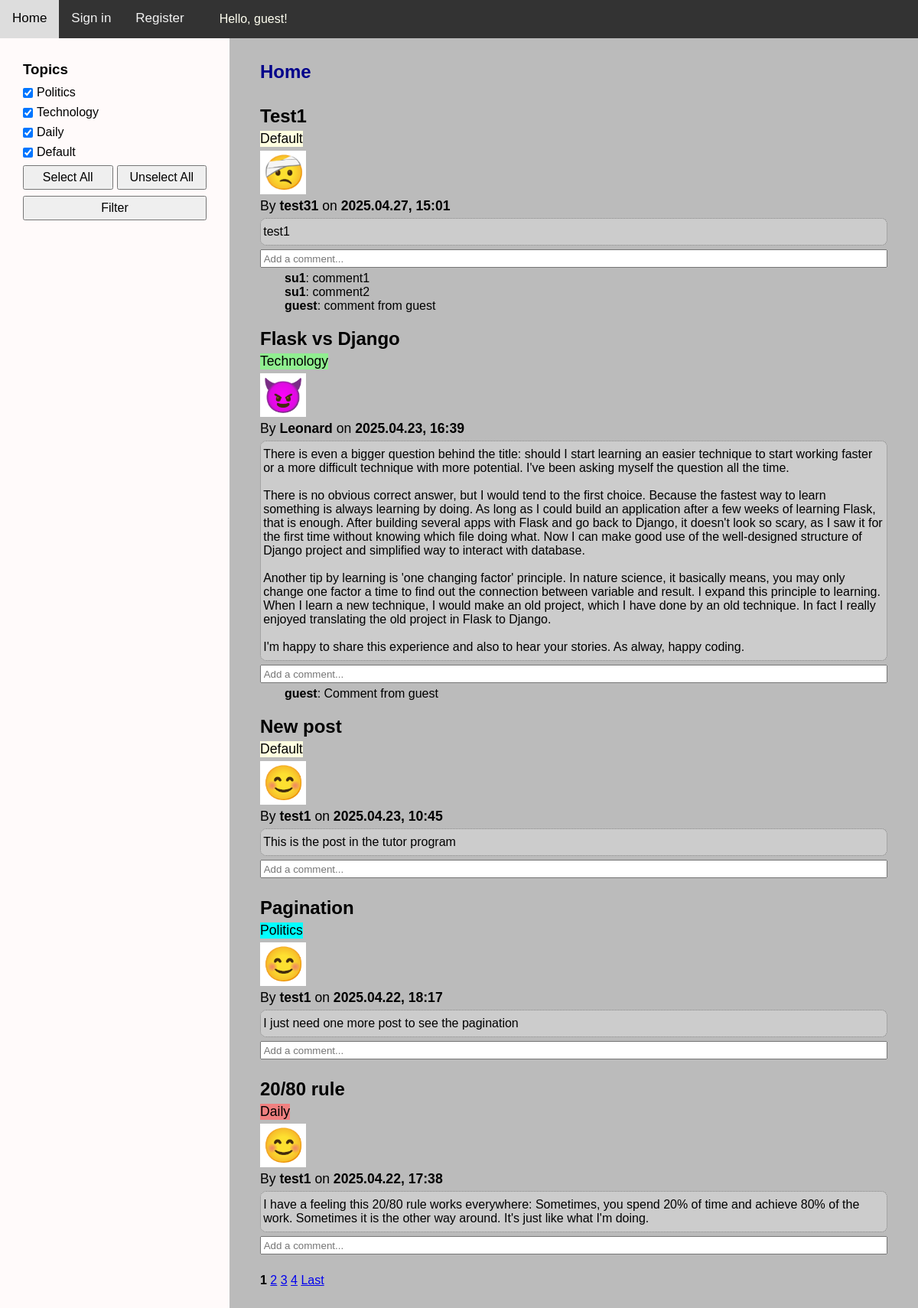
Before: / with the older database file.
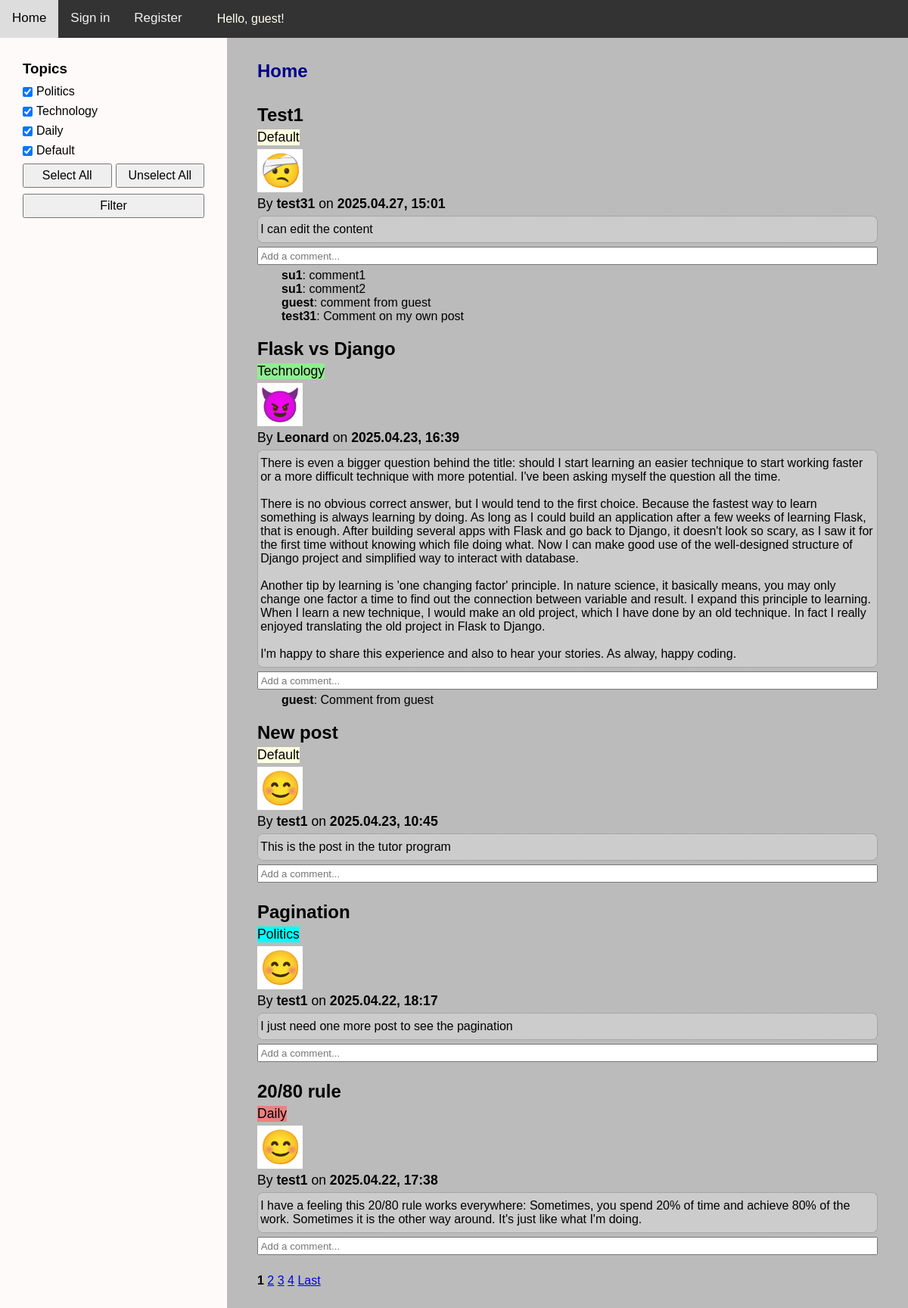
After: the same page with the newer database file.
### app/models.py (models this page shows, shortened)
class Post(models.Model):
    TOPICS = [
        ("Politics", "Politics"),
        ("Technology", "Technology"),
        ("Daily", "Daily"),
        ("Default", "Default"),
    ]
    title = models.CharField(max_length=40)
    author = models.ForeignKey(User, on_delete=models.CASCADE)
    topic = models.CharField(max_length=20, choices=TOPICS, default="Default")
    content = models.TextField()
    date_posted = models.DateTimeField(default=timezone.now)

class Profile(models.Model):
    user = models.OneToOneField(User, on_delete=models.CASCADE)
    image = models.ImageField(default="default.png", upload_to="profile_img")

class Comment(models.Model):
    post = models.ForeignKey(Post, on_delete=models.CASCADE)
    author = models.ForeignKey(
        User, on_delete=models.SET(get_guest_user), default=get_guest_user
    )
    content = models.TextField()
    date_posted = models.DateTimeField(default=timezone.now)

### app/views.py (the view)
# urls.py: path("", views.home, name="home"),
def home(request):
    return post_list_view(request)

### app/views.py (called while the page is built)
def post_list_view(request, filter_by_author=False):
    selected_topics = request.GET.getlist("topics")
    if not selected_topics:
        selected_topics = TOPICS
        posts = Post.objects.all()
    else:
        posts = Post.objects.filter(topic__in=selected_topics)
    if filter_by_author and request.user.is_authenticated:
        posts = posts.filter(author=request.user)
    posts = posts.order_by("-date_posted")
    comments = Comment.objects.all()
    paginator = Paginator(posts, 5)
    page_number = request.GET.get("page")
    page_obj = paginator.get_page(page_number)
    context = {
        "topics": TOPICS,
        "selected_topics": selected_topics,
        "page_obj": page_obj,
        "filter_by_author": filter_by_author,
        "comments": comments,
    }
    return render(request, "app/home.html", context)

### app/templates/app/home.html (shortened to what this page needs)
{% extends "app/template.html" %}
{% block content %}
{% if filter_by_author %}
<h2>My posts</h2>
{% else %}
<h2>Home</h2>
{% endif %}
{% for post in page_obj %}
<div class="ctn-post {{ post.topic }}">
    <h3 class="post-title">{{ post.title }}</h3>
    <p class="post-topic">{{ post.topic }}</p>
    <img class="profile-img" src="{{ post.author.profile.image.url }}" alt="Profile image">
    <p class="author">
        By <strong>{{ post.author }}</strong> on <strong>{{ post.date_posted|date:"Y.m.d, H:i" }}</strong>
    </p>
    <p class="content">{{ post.content|linebreaksbr }}</p>
    <form method="POST" action="{% url 'add-comment' pk=post.id %}">
        <input type="text" name="comment" maxlength="300" class="comment-input" placeholder="Add a comment..." required>
    </form>
    <div class="comments">
        {% for comment in post.comment_set.all %}
        <p><strong>{{ comment.author }}</strong>: {{ comment.content }}</p>
        {% endfor %}
    </div>
</div>
{% endfor %}
<div class="pagination">
    {% for num in page_obj.paginator.page_range %}
    {% if num >= page_obj.number|add:"-3" and page_obj.number|add:"3" >= num %}
    {% if num == page_obj.number %}
    <strong>{{ num }}</strong>
    {% else %}
    <a href="?page={{ num }}">{{ num }}</a>
    {% endif %}
    {% endif %}
    {% endfor %}
    {% if page_obj.has_next %}
    <a href="?page={{ page_obj.paginator.num_pages }}">Last</a>
    {% endif %}
</div>
{% endblock content %}

Changed rows visible on the page:
changed Post "Test1": content "test1" → "I can edit the content"
added Comment: author "test31", content "Comment on my own post", shown under Post "Test1"
